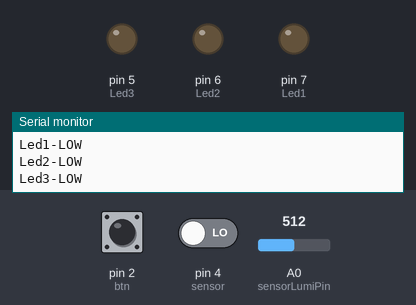
Bench run of a sketch on a simulated Arduino Uno, built with avr-gcc and run on an emulated ATmega328P. Shown: output pins drawn as LEDs (lit = HIGH), the last lines printed to the serial monitor. Inputs (shaded band) come from the test bench; at power-on: pin 2 (btn) HIGH, pin 4 (sensor) LOW, A0 (sensorLumiPin) = 512.

Above: at 2.8 s.
2.9 s: pin 2 (btn) pulled LOW for 2.35 s
At 4.4 s:
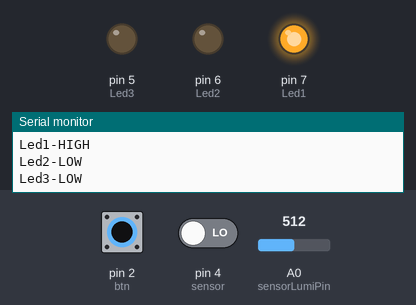
11.2 s: pin 4 (sensor) driven HIGH
At 13.0 s:
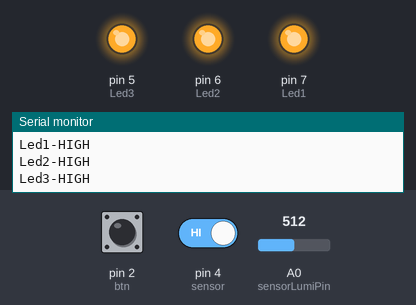
13.9 s: A0 (sensorLumiPin) set to 491
At 14.5 s:
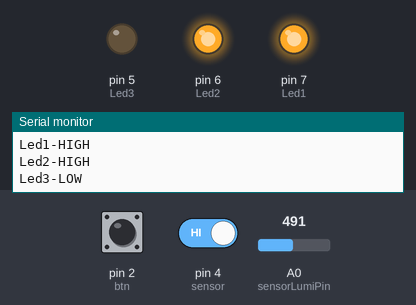
16.6 s: A0 (sensorLumiPin) set to 510
At 18.8 s:
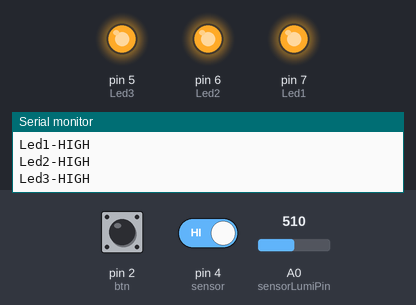
19.5 s: A0 (sensorLumiPin) set to 490
At 20.3 s:
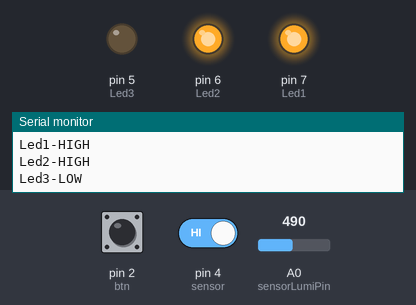
Timing chart, 0 to 22.5 s (numbered marks = the images above; inputs shaded):
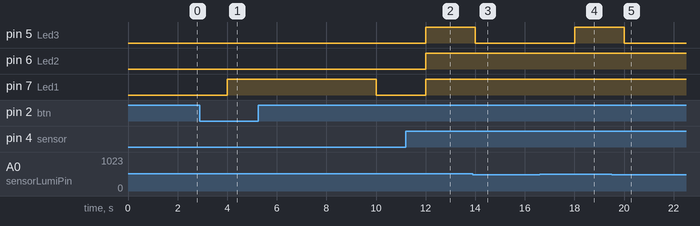

The sketch:

codigo-serial.ino
```cpp
int       cont            = 0;
int     contBtn     = 0;
const int Led1            = 7;
const int Led2            = 6;
const int Led3            = 5;
const int btn             = 2;
const int sensor          = 4;
int       sensorLumiPin   = 0;  // select the input pin for the potentiometer
int       sensorLumiValue = 0;  // variable to store the value coming from the sensor
int       valorBtn = 0;
bool      valorSensor;
long previousMillis    = 0;
long previousMillisBtn = 0;
long redLedInterval = 2000;
long BtnInterval    = 6000;


void setup()
{
  //INPUT
  pinMode(btn, INPUT);
  pinMode(sensor, INPUT);

  //OUTPUT
  pinMode(Led1, OUTPUT);
  pinMode(Led2, OUTPUT);
  pinMode(Led3, OUTPUT);

  //comunicação serial
  Serial.begin(9600);
}

void loop()
{
   //Obtem tempo atual
   unsigned long currentMillis = millis();

  //printfs
//  Serial.println(sensorLumiValue);

  // le o valor do botão
  valorBtn = digitalRead(btn);
  if(valorBtn == 0){
    previousMillisBtn = currentMillis;
    if(contBtn == 3){
      contBtn = 0;
    }else{
      contBtn++;
    }
  }

  // read the value from the sensor:
  sensorLumiValue = analogRead(sensorLumiPin);
  if(sensorLumiValue <= 230){
    cont = 0;
  } else if(sensorLumiValue > 230 && sensorLumiValue <=400){
    cont = 1;
  } else if(sensorLumiValue > 400 && sensorLumiValue <= 500){
    cont = 2;
  } else if(sensorLumiValue > 500){
    cont = 3;
  }

  //verifica o sensor e liga os leds
  valorSensor = digitalRead(sensor);

  if(currentMillis - previousMillisBtn > BtnInterval){

  if(valorSensor == 1){
    if(cont == 1 || cont == 2 || cont == 3){
         previousMillis = currentMillis;
    }
    if(cont == 0){
        digitalWrite(Led1, LOW);
          Serial.println("Led1-LOW");
        digitalWrite(Led2, LOW);
          Serial.println("Led2-LOW");
        digitalWrite(Led3, LOW);
          Serial.println("Led3-LOW");
    }else if(cont == 1){
        digitalWrite(Led1, HIGH);
          Serial.println("Led1-HIGH");
        digitalWrite(Led2, LOW);
          Serial.println("Led2-LOW");
        digitalWrite(Led3, LOW);
          Serial.println("Led3-LOW");
    } else if(cont == 2){
        digitalWrite(Led1, HIGH);
          Serial.println("Led1-HIGH");
        digitalWrite(Led2, HIGH);
          Serial.println("Led2-HIGH");
        digitalWrite(Led3, LOW);
          Serial.println("Led3-LOW");
    }else if(cont == 3){
        digitalWrite(Led1, HIGH);
          Serial.println("Led1-HIGH");
        digitalWrite(Led2, HIGH);
          Serial.println("Led2-HIGH");
        digitalWrite(Led3, HIGH);
          Serial.println("Led3-HIGH");
    }
  }

   if(currentMillis - previousMillis > redLedInterval){
        digitalWrite(Led1, LOW);
          Serial.println("Led1-LOW");
        digitalWrite(Led2, LOW);
          Serial.println("Led2-LOW");
        digitalWrite(Led3, LOW);
          Serial.println("Led3-LOW");
    }
  }else{
    if(contBtn == 0){
        digitalWrite(Led1, LOW);
          Serial.println("Led1-LOW");
        digitalWrite(Led2, LOW);
          Serial.println("Led2-LOW");
        digitalWrite(Led3, LOW);
          Serial.println("Led3-LOW");
    }else if(contBtn == 1){
        digitalWrite(Led1, HIGH);
          Serial.println("Led1-HIGH");
        digitalWrite(Led2, LOW);
          Serial.println("Led2-LOW");
        digitalWrite(Led3, LOW);
          Serial.println("Led3-LOW");
    } else if(contBtn == 2){
        digitalWrite(Led1, HIGH);
          Serial.println("Led1-HIGH");
        digitalWrite(Led2, HIGH);
          Serial.println("Led2-HIGH");
        digitalWrite(Led3, LOW);
          Serial.println("Led3-LOW");
    }else if(contBtn == 3){
        digitalWrite(Led1, HIGH);
          Serial.println("Led1-HIGH");
        digitalWrite(Led2, HIGH);
          Serial.println("Led2-HIGH");
        digitalWrite(Led3, HIGH);
          Serial.println("Led3-HIGH");
    }
  }


  delay(2000);// ANTES ERA 150

}
```

Measured:
- the behaviour switches between 501 and 500 on A0 (sensorLumiPin) (found by bisection; images 2 and 3)
- after the input at 2.9 s, pin 7 (Led1): LOW → HIGH after 1.1 s, → LOW 6.0 s later
- after the input at 11.2 s, pin 5 (Led3), pin 6 (Led2), pin 7 (Led1): LOW → HIGH after 0.80 s
- after the input at 13.9 s, pin 5 (Led3): HIGH → LOW after 0.10 s
- after the input at 16.6 s, pin 5 (Led3): LOW → HIGH after 1.4 s
- after the input at 19.5 s, pin 5 (Led3): HIGH → LOW after 0.50 s
